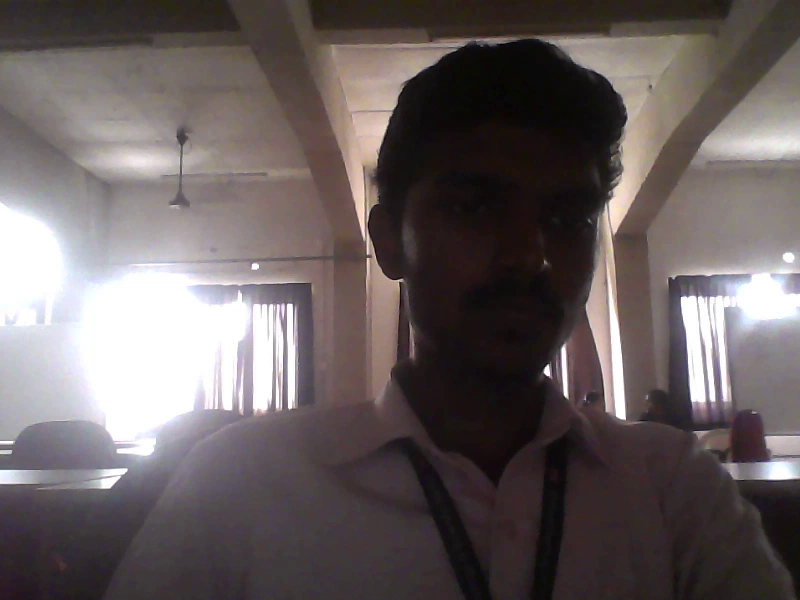
#> input picture frame 0 of VideoSPlit/sample.webm, 800 x 600 px
$ python vid_img.py
#> lines starting #> are read from the running program, lines starting #| are printed output that depends on the picture
import cv2
vidcap = cv2.VideoCapture('sample.webm')
def getFrame(sec):
#> called with sec = 0
    vidcap.set(cv2.CAP_PROP_POS_MSEC,sec*1000)
    hasFrames,image = vidcap.read()
#> image is the input picture: shape (600, 800, 3); mean B, G, R 95.2, 95.1, 103.8
    if hasFrames:
        cv2.imwrite("image"+str(100+count)+".jpg", image)     # save frame as JPG file
    return hasFrames
sec = 0
frameRate = 0.3 #//it will capture image in each 0.5 second
count=1
success = getFrame(sec)
#> success = True
while success:
    count = count + 1
    sec = sec + frameRate
    sec = round(sec, 2)
    success = getFrame(sec)

$ run again, starting later in the video
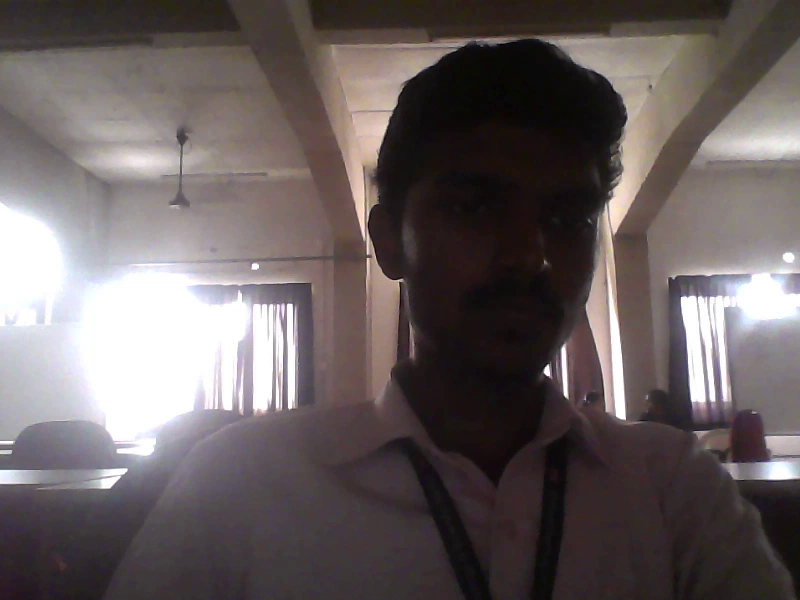
#> input picture frame 0 of VideoSPlit/sample.webm, 800 x 600 px
#> in getFrame, image is the input picture: shape (600, 800, 3); mean B, G, R 95.2, 95.1, 103.8
#> `success = getFrame(sec)`: success = True

$ run again, starting later in the video
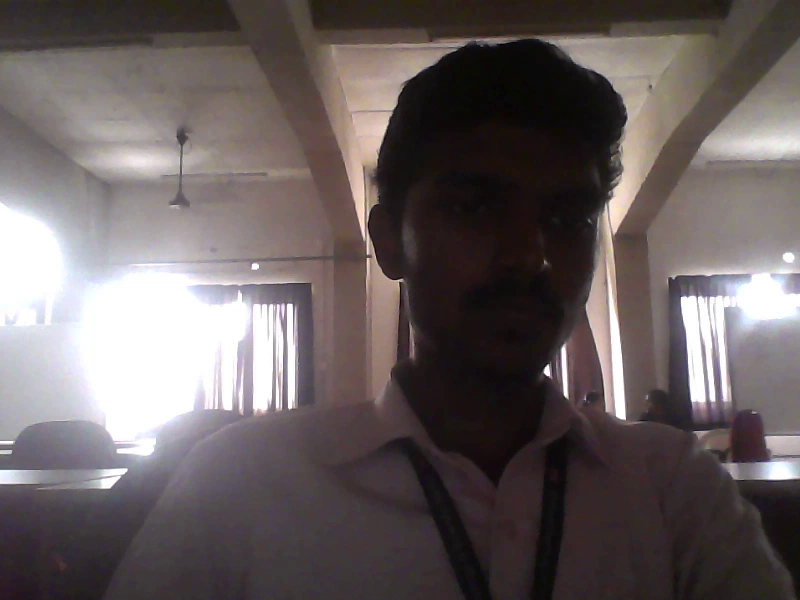
#> input picture frame 0 of VideoSPlit/sample.webm, 800 x 600 px
#> in getFrame, image is the input picture: shape (600, 800, 3); mean B, G, R 95.2, 95.1, 103.8
#> `success = getFrame(sec)`: success = True
